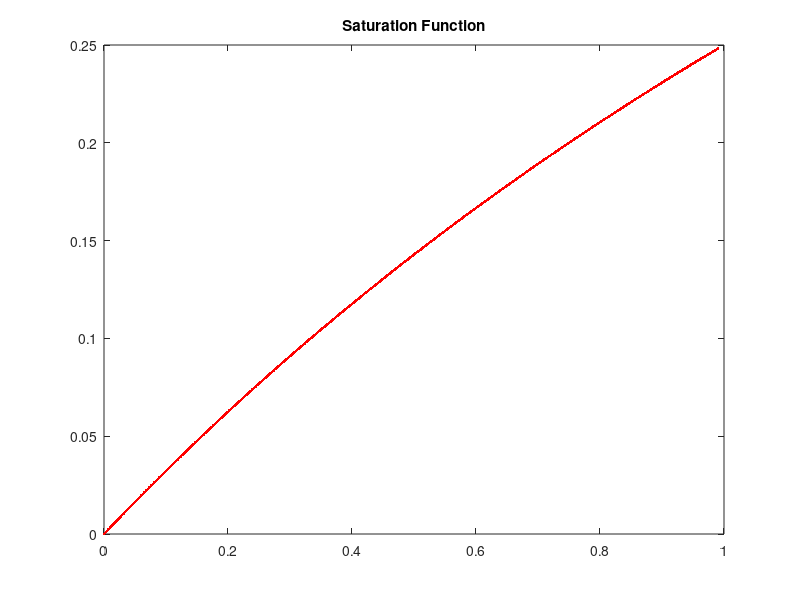

MATLAB code for this plot: (Note: this script raises an error after producing the figure.)
% Derivation of Polynpmial Series Representation of the Saturation Term 
% syms x
% g = exp(x*sin(x));
% t = taylor(g, 'ExpansionPoint', 2, 'Order', 12);
% xd = 1:0.05:3;
% yd = subs(g,x,xd);
% fplot(t, [1, 3])
% hold on
% plot(xd, yd, 'r-.')
% title('Taylor approximation vs. actual function')
% legend('Taylor','Function')



U = @(x) x -1;
L = @(x) U(x)+1; 

L(10)




close all

t = 0:0.001:0.99;
beta = 0.2:0.2:1;
k = t./(t+3); 

figure(1),plot(t,k, 'r.-')
title("Saturation Function")

syms x k n v a_tilde diffTerm


term = x/(x+(k*n*v)); 
diffTerm = term;

kEval = 1.0;
nEval = 1000.0;
vEval = 1.0;
a_tildeEval = 50;

term =subs(term,k,kEval);
exp_point = (kEval*nEval*vEval);
repr = taylor(term, 'Order',4, 'ExpansionPoint', exp_point); 

figure(2),fplot(subs(repr,{v,n}, {vEval,nEval}) ,[kEval*nEval*vEval - (kEval*nEval*vEval)/2,...
    kEval*nEval*vEval + (kEval*nEval*vEval)/2], 'c-o', 'LineWidth',2.0)

%+ "Saturation Constant:" + num2str(beta(i))
hold on
xd = kEval*nEval*vEval - (kEval*nEval*vEval)/2 : 1: kEval*nEval*vEval + (kEval*nEval*vEval)/2;
yd = double(subs(term,{x,v,n},{xd,vEval,nEval})); 
plot(xd, yd, 'r-.');


title("Taylor Series Representation; Expansion Point: " + num2str(exp_point))
legend('Taylor Series','Original Function')



order = 4;
Dfs = sym(zeros(order,1));



symevalDfs = sym(zeros(order,1));
evalDfs = zeros(order,1);

syms symExpPt

symExpPt = (k*n*v)/2; % NB! Needs to be adjusted to line 35 when changes are made 

for i=1 : size(Dfs,1)
    Dfs(i) = diff(diffTerm,x,i);
    symevalDfs(i,1) = subs(Dfs(i),x,symExpPt);
    evalDfs(i) = subs(symevalDfs(i), {k,n,v}, {kEval,nEval,vEval});
end

